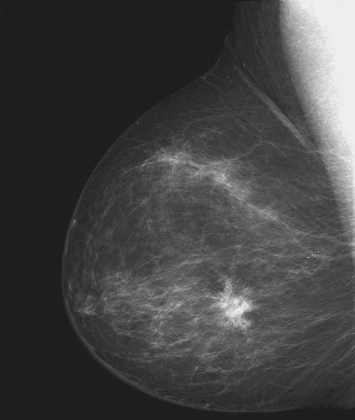
%> input picture HW#9/I1.tif, 355 x 420 px, shrunk from 482 x 571 before the run
$ octave hist.m   (GNU Octave 9; MATLAB toolbox functions it lacks are replaced by stand-ins)
%> lines starting %> are read from the running program, lines starting %| are printed output that depends on the picture
% program to increase the contrast of an image by histogram equivalent
close all; clear all;clc
a=imread('I1.tif');
%> a is the input picture: size 420x355 uint8; min 27, max 246, mean 66.7
imshow(a)
b=histeq(a);
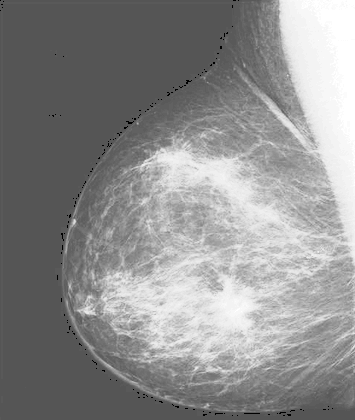
%> b: size 420x355 uint8; min 0, max 255, mean 141.2
subplot(2,2,1),subimage(a),title('Original Image');
subplot(2,2,2),subimage(b),title('contrast Image')
xlabel('Contrast increased by Histogram');
subplot(2,2,3),imhist(a),title('Histogram of Original Image');
subplot(2,2,4),imhist(b),title('Histogram of Contrast Image');
%> after `title('Histogram of Contrast Image')`:
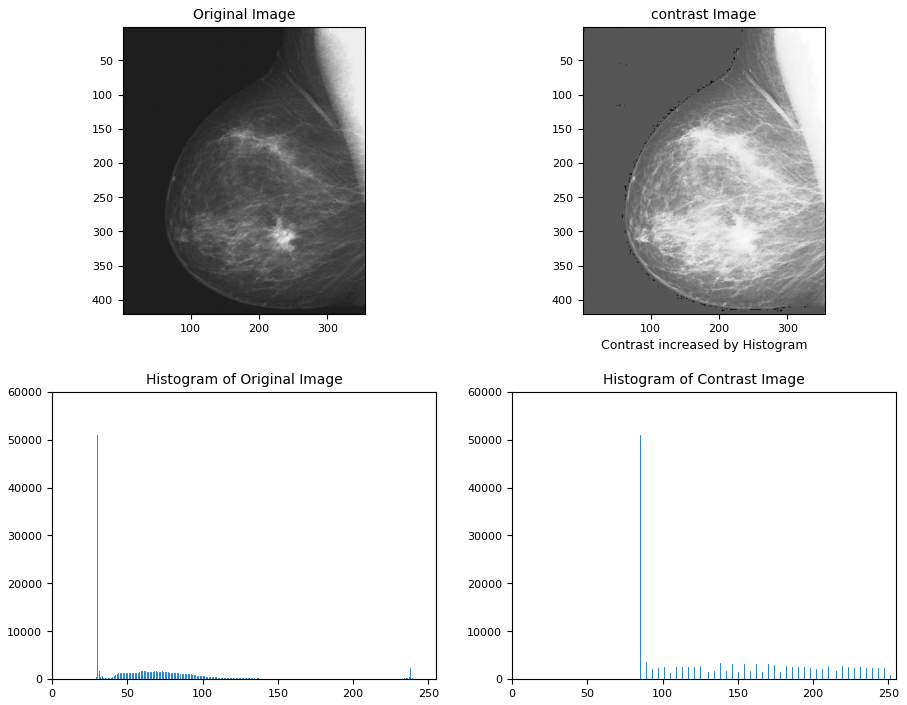
%> figure redrawn from the program's plot data, 4 panels

$ run again, with HW#9/I3.tif copied over HW#9/I1.tif
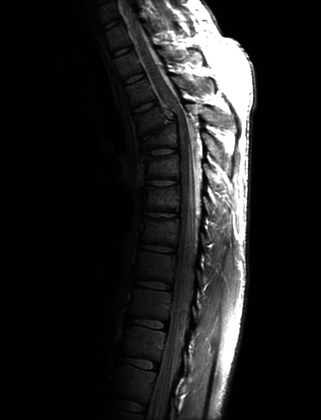
%> input picture HW#9/I3.tif, 321 x 420 px, shrunk from 746 x 976 before the run
%> a is the input picture: size 420x321 uint8; min 0, max 255, mean 32.6
%> `b=histeq(a);`:
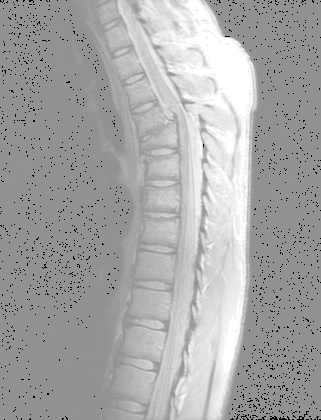
%> b: size 420x321 uint8; min 0, max 255, mean 166.7
%> `title('Histogram of Contrast Image')`:
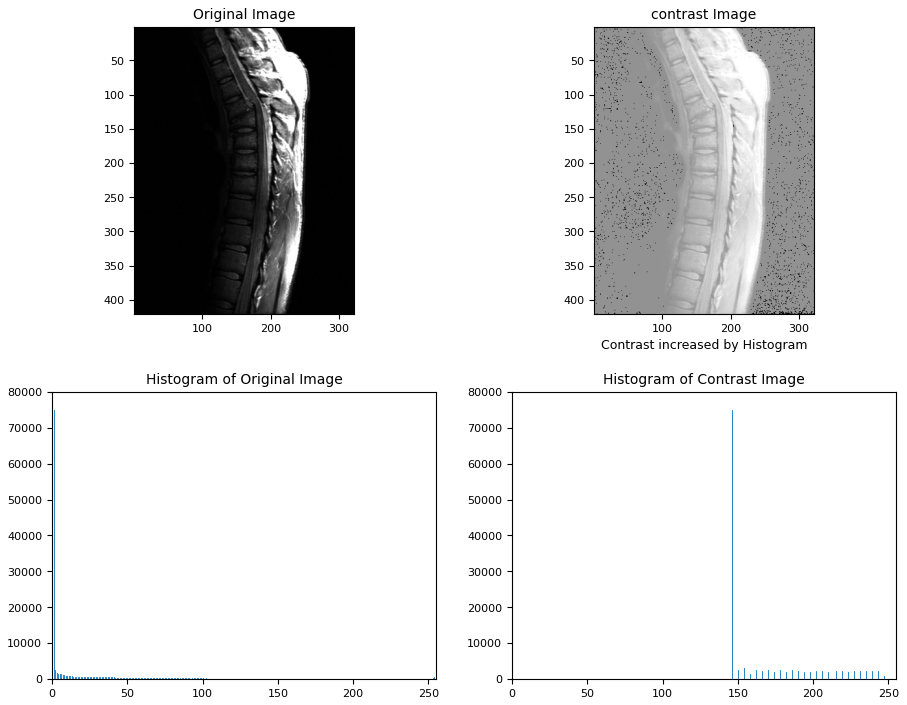
%> figure redrawn from the program's plot data, 4 panels

$ run again, with HW#9/I4.tif copied over HW#9/I1.tif
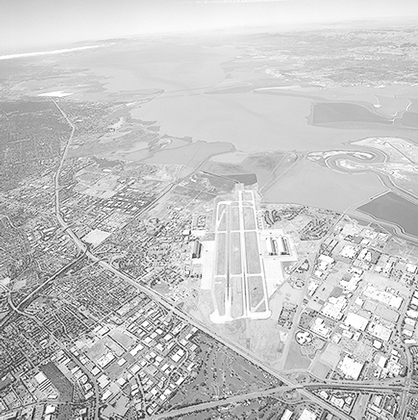
%> input picture HW#9/I4.tif, 418 x 420 px, shrunk from 765 x 769 before the run
%> a is the input picture: size 420x418 uint8; min 5, max 255, mean 197
%> `b=histeq(a);`:
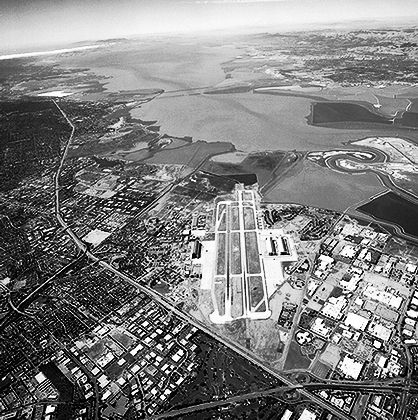
%> b: size 420x418 uint8; min 0, max 255, mean 126.8
%> `title('Histogram of Contrast Image')`:
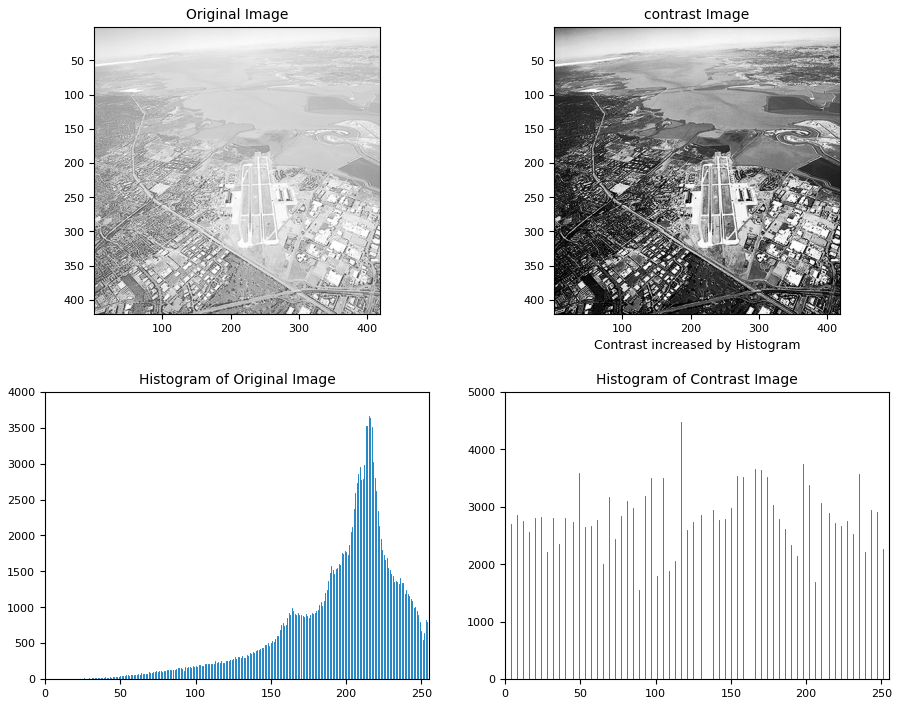
%> figure redrawn from the program's plot data, 4 panels

$ run again, with HW#9/I5.tif copied over HW#9/I1.tif
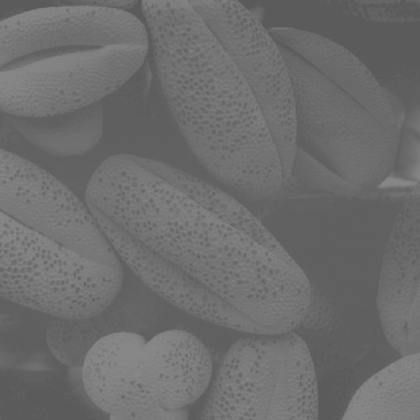
%> input picture HW#9/I5.tif, 420 x 420 px, shrunk from 889 x 889 before the run
%> a is the input picture: size 420x420 uint8; min 89, max 137, mean 109.1
%> `b=histeq(a);`:
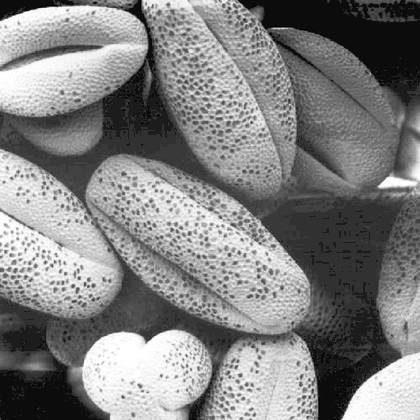
%> b: size 420x420 uint8; min 0, max 255, mean 129.6
%> `title('Histogram of Contrast Image')`:
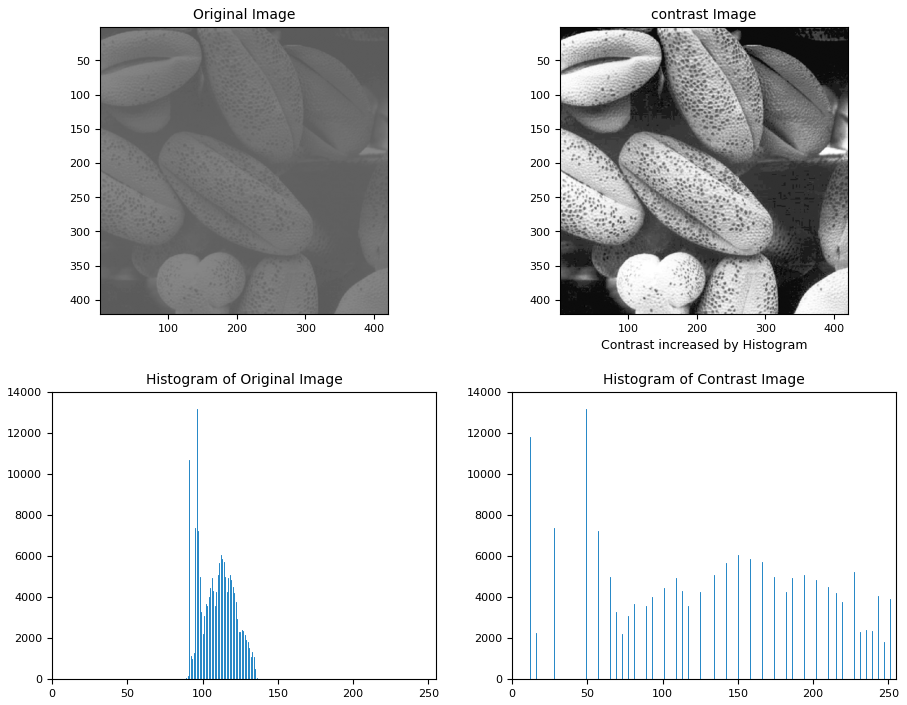
%> figure redrawn from the program's plot data, 4 panels
